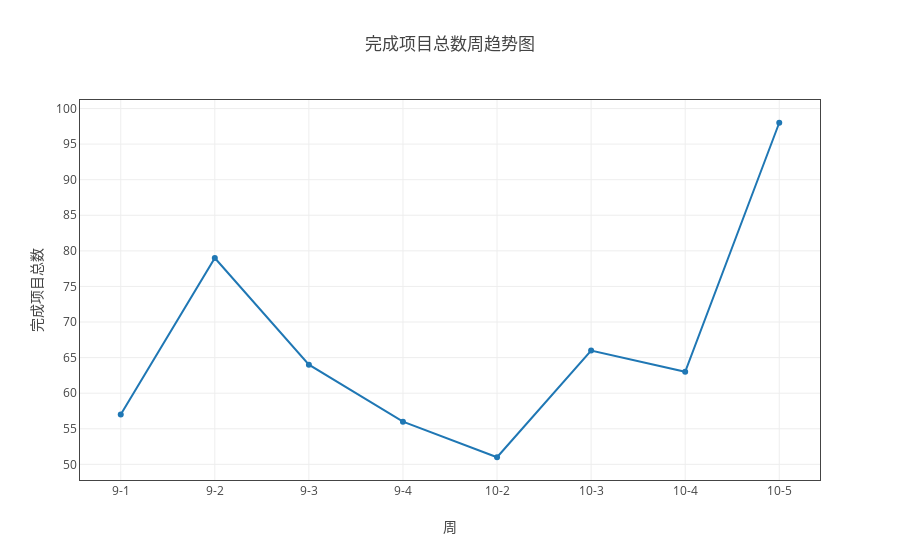

The notebook cell saved with this chart:
### Markdown cell above
### 完成商业项目趋势

### Code cell
#ss = myModule.format(all_df1 ,"日期（格式“月-周次”）" ,['完成项目总数','在线项目总数' ])
ss = myModule.format(all_df1 ,"日期（格式“月-周次”）" ,['完成项目总数'])
#ss.add_group('组别')
#ss.get_average_by('人员')
myModule.myPlot(myModule.sort_by_index(ss.groupby('sum'))).plot('line')
#ss = myModule.format(all_df1 ,"month" ,['完成项目总数','在线项目总数'])
#ss.add_group('组别')
#ss.get_average_by('人员')
#myModule.myPlot(ss.groupby('sum')).plot('line','月')

### Figure 1 — Plotly figure (JSON) as saved in the notebook; plotly's stock layout.template omitted (floating-point values rounded to 4 significant figures)
{"data": [{"name": "完成项目总数", "type": "scatter", "uid": "2153f52e-e1a0-11e8-8ddb-a41f72875c19", "x": ["9-1", "9-2", "9-3", "9-4", "10-2", "10-3", "10-4", "10-5"], "y": [57, 79, 64, 56, 51, 66, 63, 98]}], "layout": {"title": "完成项目总数周趋势图", "xaxis": {"mirror": "all", "nticks": 20, "showgrid": true, "showline": true, "title": "周", "type": "category", "zeroline": true}, "yaxis": {"mirror": "all", "nticks": 20, "showgrid": true, "showline": true, "title": "完成项目总数", "zeroline": true}}}
